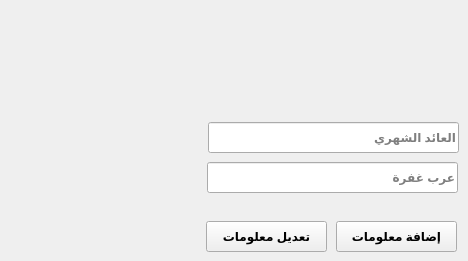
    <widget class="QWidget" name="tab_6">
     <attribute name="title">
      <string>الإيجارات</string>
     </attribute>
     <widget class="QPushButton" name="btn_Add_Rent_Info">
      <property name="geometry">
       <rect>
        <x>336</x>
        <y>221</y>
        <width>121</width>
        <height>31</height>
       </rect>
      </property>
      <property name="font">
       <font>
        <weight>75</weight>
        <bold>true</bold>
       </font>
      </property>
      <property name="text">
       <string>إضافة معلومات</string>
      </property>
     </widget>
     <widget class="QLineEdit" name="lineEdit_35">
      <property name="geometry">
       <rect>
        <x>208</x>
        <y>122</y>
        <width>251</width>
        <height>31</height>
       </rect>
      </property>
      <property name="font">
       <font>
        <weight>75</weight>
        <bold>true</bold>
       </font>
      </property>
      <property name="layoutDirection">
       <enum>Qt::RightToLeft</enum>
      </property>
      <property name="placeholderText">
       <string>العائد الشهري</string>
      </property>
     </widget>
     <widget class="QLineEdit" name="lineEdit_37">
      <property name="geometry">
       <rect>
        <x>207</x>
        <y>162</y>
        <width>251</width>
        <height>31</height>
       </rect>
      </property>
      <property name="font">
       <font>
        <weight>75</weight>
        <bold>true</bold>
       </font>
      </property>
      <property name="placeholderText">
       <string>عرب غفرة</string>
      </property>
     </widget>
     <widget class="QPushButton" name="btn_Update_Rent_Info">
      <property name="geometry">
       <rect>
        <x>206</x>
        <y>221</y>
        <width>121</width>
        <height>31</height>
       </rect>
      </property>
      <property name="font">
       <font>
        <weight>75</weight>
        <bold>true</bold>
       </font>
      </property>
      <property name="text">
       <string>تعديل معلومات</string>
      </property>
     </widget>
    </widget>
